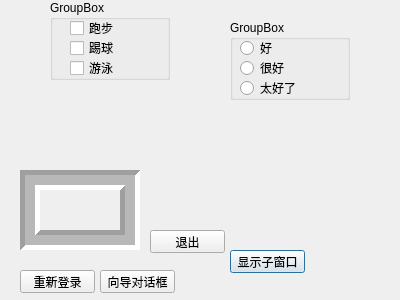
<?xml version="1.0" encoding="UTF-8"?>
<ui version="4.0">
 <class>Dialog</class>
 <widget class="QDialog" name="Dialog">
  <property name="geometry">
   <rect>
    <x>0</x>
    <y>0</y>
    <width>400</width>
    <height>300</height>
   </rect>
  </property>
  <property name="windowTitle">
   <string>Dialog</string>
  </property>
  <widget class="QPushButton" name="pushButton">
   <property name="geometry">
    <rect>
     <x>230</x>
     <y>250</y>
     <width>75</width>
     <height>23</height>
    </rect>
   </property>
   <property name="text">
    <string>显示子窗口</string>
   </property>
  </widget>
  <widget class="QPushButton" name="pushButton_2">
   <property name="geometry">
    <rect>
     <x>20</x>
     <y>270</y>
     <width>75</width>
     <height>23</height>
    </rect>
   </property>
   <property name="text">
    <string>重新登录</string>
   </property>
  </widget>
  <widget class="QPushButton" name="pushButton_3">
   <property name="geometry">
    <rect>
     <x>150</x>
     <y>230</y>
     <width>75</width>
     <height>23</height>
    </rect>
   </property>
   <property name="text">
    <string>退出</string>
   </property>
  </widget>
  <widget class="QPushButton" name="pushButton_4">
   <property name="geometry">
    <rect>
     <x>100</x>
     <y>270</y>
     <width>75</width>
     <height>23</height>
    </rect>
   </property>
   <property name="text">
    <string>向导对话框</string>
   </property>
  </widget>
  <widget class="QFrame" name="frame">
   <property name="geometry">
    <rect>
     <x>20</x>
     <y>170</y>
     <width>120</width>
     <height>80</height>
    </rect>
   </property>
   <property name="frameShape">
    <enum>QFrame::Box</enum>
   </property>
   <property name="frameShadow">
    <enum>QFrame::Sunken</enum>
   </property>
   <property name="lineWidth">
    <number>5</number>
   </property>
   <property name="midLineWidth">
    <number>10</number>
   </property>
  </widget>
  <widget class="QGroupBox" name="groupBox">
   <property name="geometry">
    <rect>
     <x>50</x>
     <y>0</y>
     <width>120</width>
     <height>80</height>
    </rect>
   </property>
   <property name="title">
    <string>GroupBox</string>
   </property>
   <widget class="QCheckBox" name="checkBox">
    <property name="geometry">
     <rect>
      <x>20</x>
      <y>20</y>
      <width>71</width>
      <height>16</height>
     </rect>
    </property>
    <property name="text">
     <string>跑步</string>
    </property>
   </widget>
   <widget class="QCheckBox" name="checkBox_2">
    <property name="geometry">
     <rect>
      <x>20</x>
      <y>40</y>
      <width>71</width>
      <height>16</height>
     </rect>
    </property>
    <property name="text">
     <string>踢球</string>
    </property>
   </widget>
   <widget class="QCheckBox" name="checkBox_3">
    <property name="geometry">
     <rect>
      <x>20</x>
      <y>60</y>
      <width>71</width>
      <height>16</height>
     </rect>
    </property>
    <property name="text">
     <string>游泳</string>
    </property>
   </widget>
  </widget>
  <widget class="QGroupBox" name="groupBox_2">
   <property name="geometry">
    <rect>
     <x>230</x>
     <y>20</y>
     <width>120</width>
     <height>80</height>
    </rect>
   </property>
   <property name="title">
    <string>GroupBox</string>
   </property>
   <widget class="QRadioButton" name="radioButton">
    <property name="geometry">
     <rect>
      <x>10</x>
      <y>20</y>
      <width>89</width>
      <height>16</height>
     </rect>
    </property>
    <property name="text">
     <string>好</string>
    </property>
   </widget>
   <widget class="QRadioButton" name="radioButton_2">
    <property name="geometry">
     <rect>
      <x>10</x>
      <y>40</y>
      <width>89</width>
      <height>16</height>
     </rect>
    </property>
    <property name="text">
     <string>很好</string>
    </property>
   </widget>
   <widget class="QRadioButton" name="radioButton_3">
    <property name="geometry">
     <rect>
      <x>10</x>
      <y>60</y>
      <width>89</width>
      <height>16</height>
     </rect>
    </property>
    <property name="text">
     <string>太好了</string>
    </property>
   </widget>
  </widget>
 </widget>
 <layoutdefault spacing="6" margin="11"/>
 <resources/>
 <connections>
  <connection>
   <sender>pushButton_3</sender>
   <signal>clicked()</signal>
   <receiver>Dialog</receiver>
   <slot>close()</slot>
   <hints>
    <hint type="sourcelabel">
     <x>183</x>
     <y>189</y>
    </hint>
    <hint type="destinationlabel">
     <x>270</x>
     <y>146</y>
    </hint>
   </hints>
  </connection>
 </connections>
</ui>
